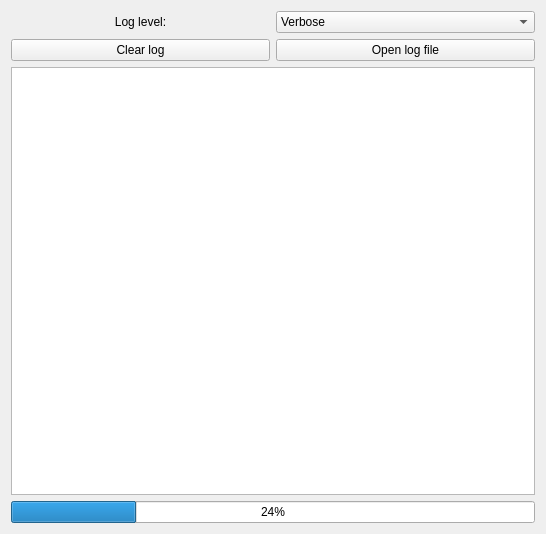
<?xml version="1.0" encoding="UTF-8"?>
<ui version="4.0">
 <class>ProgressWindow</class>
 <widget class="QWidget" name="ProgressWindow">
  <property name="geometry">
   <rect>
    <x>0</x>
    <y>0</y>
    <width>546</width>
    <height>534</height>
   </rect>
  </property>
  <property name="windowTitle">
   <string>Progress</string>
  </property>
  <layout class="QGridLayout" name="gridLayout">
   <item row="1" column="1">
    <widget class="QComboBox" name="logLevel">
     <item>
      <property name="text">
       <string>Verbose</string>
      </property>
     </item>
     <item>
      <property name="text">
       <string>Info</string>
      </property>
     </item>
     <item>
      <property name="text">
       <string>Error</string>
      </property>
     </item>
    </widget>
   </item>
   <item row="1" column="0">
    <widget class="QLabel" name="label">
     <property name="text">
      <string>&lt;html&gt;&lt;head/&gt;&lt;body&gt;&lt;p align=&quot;center&quot;&gt;Log level:&lt;/p&gt;&lt;/body&gt;&lt;/html&gt;</string>
     </property>
    </widget>
   </item>
   <item row="2" column="0">
    <widget class="QPushButton" name="clearLog">
     <property name="sizePolicy">
      <sizepolicy hsizetype="Minimum" vsizetype="Fixed">
       <horstretch>0</horstretch>
       <verstretch>0</verstretch>
      </sizepolicy>
     </property>
     <property name="text">
      <string>Clear log</string>
     </property>
    </widget>
   </item>
   <item row="3" column="0" colspan="2">
    <widget class="QListWidget" name="log"/>
   </item>
   <item row="4" column="0" colspan="2">
    <widget class="QProgressBar" name="progressBar">
     <property name="value">
      <number>24</number>
     </property>
    </widget>
   </item>
   <item row="2" column="1">
    <widget class="QPushButton" name="openLogFile">
     <property name="text">
      <string>Open log file</string>
     </property>
    </widget>
   </item>
  </layout>
 </widget>
 <resources/>
 <connections/>
</ui>
